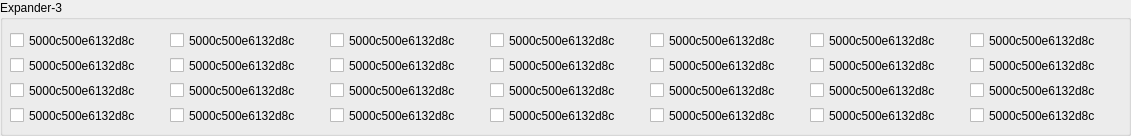
  <widget class="QGroupBox" name="groupBox_3">
   <property name="geometry">
    <rect>
     <x>10</x>
     <y>585</y>
     <width>1131</width>
     <height>136</height>
    </rect>
   </property>
   <property name="minimumSize">
    <size>
     <width>1131</width>
     <height>136</height>
    </size>
   </property>
   <property name="title">
    <string>Expander-3</string>
   </property>
   <widget class="QCheckBox" name="checkBox_85">
    <property name="geometry">
     <rect>
      <x>10</x>
      <y>30</y>
      <width>161</width>
      <height>21</height>
     </rect>
    </property>
    <property name="text">
     <string>5000c500e6132d8c</string>
    </property>
   </widget>
   <widget class="QCheckBox" name="checkBox_86">
    <property name="geometry">
     <rect>
      <x>170</x>
      <y>30</y>
      <width>161</width>
      <height>21</height>
     </rect>
    </property>
    <property name="text">
     <string>5000c500e6132d8c</string>
    </property>
   </widget>
   <widget class="QCheckBox" name="checkBox_87">
    <property name="geometry">
     <rect>
      <x>330</x>
      <y>30</y>
      <width>161</width>
      <height>21</height>
     </rect>
    </property>
    <property name="text">
     <string>5000c500e6132d8c</string>
    </property>
   </widget>
   <widget class="QCheckBox" name="checkBox_88">
    <property name="geometry">
     <rect>
      <x>490</x>
      <y>30</y>
      <width>161</width>
      <height>21</height>
     </rect>
    </property>
    <property name="text">
     <string>5000c500e6132d8c</string>
    </property>
   </widget>
   <widget class="QCheckBox" name="checkBox_89">
    <property name="geometry">
     <rect>
      <x>650</x>
      <y>30</y>
      <width>161</width>
      <height>21</height>
     </rect>
    </property>
    <property name="text">
     <string>5000c500e6132d8c</string>
    </property>
   </widget>
   <widget class="QCheckBox" name="checkBox_90">
    <property name="geometry">
     <rect>
      <x>810</x>
      <y>30</y>
      <width>161</width>
      <height>21</height>
     </rect>
    </property>
    <property name="text">
     <string>5000c500e6132d8c</string>
    </property>
   </widget>
   <widget class="QCheckBox" name="checkBox_91">
    <property name="geometry">
     <rect>
      <x>970</x>
      <y>30</y>
      <width>161</width>
      <height>21</height>
     </rect>
    </property>
    <property name="text">
     <string>5000c500e6132d8c</string>
    </property>
   </widget>
   <widget class="QCheckBox" name="checkBox_92">
    <property name="geometry">
     <rect>
      <x>10</x>
      <y>55</y>
      <width>161</width>
      <height>21</height>
     </rect>
    </property>
    <property name="text">
     <string>5000c500e6132d8c</string>
    </property>
   </widget>
   <widget class="QCheckBox" name="checkBox_93">
    <property name="geometry">
     <rect>
      <x>170</x>
      <y>55</y>
      <width>161</width>
      <height>21</height>
     </rect>
    </property>
    <property name="text">
     <string>5000c500e6132d8c</string>
    </property>
   </widget>
   <widget class="QCheckBox" name="checkBox_94">
    <property name="geometry">
     <rect>
      <x>330</x>
      <y>55</y>
      <width>161</width>
      <height>21</height>
     </rect>
    </property>
    <property name="text">
     <string>5000c500e6132d8c</string>
    </property>
   </widget>
   <widget class="QCheckBox" name="checkBox_95">
    <property name="geometry">
     <rect>
      <x>490</x>
      <y>55</y>
      <width>161</width>
      <height>21</height>
     </rect>
    </property>
    <property name="text">
     <string>5000c500e6132d8c</string>
    </property>
   </widget>
   <widget class="QCheckBox" name="checkBox_96">
    <property name="geometry">
     <rect>
      <x>650</x>
      <y>55</y>
      <width>161</width>
      <height>21</height>
     </rect>
    </property>
    <property name="text">
     <string>5000c500e6132d8c</string>
    </property>
   </widget>
   <widget class="QCheckBox" name="checkBox_97">
    <property name="geometry">
     <rect>
      <x>810</x>
      <y>55</y>
      <width>161</width>
      <height>21</height>
     </rect>
    </property>
    <property name="text">
     <string>5000c500e6132d8c</string>
    </property>
   </widget>
   <widget class="QCheckBox" name="checkBox_98">
    <property name="geometry">
     <rect>
      <x>970</x>
      <y>55</y>
      <width>161</width>
      <height>21</height>
     </rect>
    </property>
    <property name="text">
     <string>5000c500e6132d8c</string>
    </property>
   </widget>
   <widget class="QCheckBox" name="checkBox_99">
    <property name="geometry">
     <rect>
      <x>10</x>
      <y>80</y>
      <width>161</width>
      <height>21</height>
     </rect>
    </property>
    <property name="text">
     <string>5000c500e6132d8c</string>
    </property>
   </widget>
   <widget class="QCheckBox" name="checkBox_100">
    <property name="geometry">
     <rect>
      <x>170</x>
      <y>80</y>
      <width>161</width>
      <height>21</height>
     </rect>
    </property>
    <property name="text">
     <string>5000c500e6132d8c</string>
    </property>
   </widget>
   <widget class="QCheckBox" name="checkBox_101">
    <property name="geometry">
     <rect>
      <x>330</x>
      <y>80</y>
      <width>161</width>
      <height>21</height>
     </rect>
    </property>
    <property name="text">
     <string>5000c500e6132d8c</string>
    </property>
   </widget>
   <widget class="QCheckBox" name="checkBox_102">
    <property name="geometry">
     <rect>
      <x>490</x>
      <y>80</y>
      <width>161</width>
      <height>21</height>
     </rect>
    </property>
    <property name="text">
     <string>5000c500e6132d8c</string>
    </property>
   </widget>
   <widget class="QCheckBox" name="checkBox_103">
    <property name="geometry">
     <rect>
      <x>650</x>
      <y>80</y>
      <width>161</width>
      <height>21</height>
     </rect>
    </property>
    <property name="text">
     <string>5000c500e6132d8c</string>
    </property>
   </widget>
   <widget class="QCheckBox" name="checkBox_104">
    <property name="geometry">
     <rect>
      <x>810</x>
      <y>80</y>
      <width>161</width>
      <height>21</height>
     </rect>
    </property>
    <property name="text">
     <string>5000c500e6132d8c</string>
    </property>
   </widget>
   <widget class="QCheckBox" name="checkBox_105">
    <property name="geometry">
     <rect>
      <x>970</x>
      <y>80</y>
      <width>161</width>
      <height>21</height>
     </rect>
    </property>
    <property name="text">
     <string>5000c500e6132d8c</string>
    </property>
   </widget>
   <widget class="QCheckBox" name="checkBox_106">
    <property name="geometry">
     <rect>
      <x>10</x>
      <y>105</y>
      <width>161</width>
      <height>21</height>
     </rect>
    </property>
    <property name="text">
     <string>5000c500e6132d8c</string>
    </property>
   </widget>
   <widget class="QCheckBox" name="checkBox_107">
    <property name="geometry">
     <rect>
      <x>170</x>
      <y>105</y>
      <width>161</width>
      <height>21</height>
     </rect>
    </property>
    <property name="text">
     <string>5000c500e6132d8c</string>
    </property>
   </widget>
   <widget class="QCheckBox" name="checkBox_108">
    <property name="geometry">
     <rect>
      <x>330</x>
      <y>105</y>
      <width>161</width>
      <height>21</height>
     </rect>
    </property>
    <property name="text">
     <string>5000c500e6132d8c</string>
    </property>
   </widget>
   <widget class="QCheckBox" name="checkBox_109">
    <property name="geometry">
     <rect>
      <x>490</x>
      <y>105</y>
      <width>161</width>
      <height>21</height>
     </rect>
    </property>
    <property name="text">
     <string>5000c500e6132d8c</string>
    </property>
   </widget>
   <widget class="QCheckBox" name="checkBox_110">
    <property name="geometry">
     <rect>
      <x>650</x>
      <y>105</y>
      <width>161</width>
      <height>21</height>
     </rect>
    </property>
    <property name="text">
     <string>5000c500e6132d8c</string>
    </property>
   </widget>
   <widget class="QCheckBox" name="checkBox_111">
    <property name="geometry">
     <rect>
      <x>810</x>
      <y>105</y>
      <width>161</width>
      <height>21</height>
     </rect>
    </property>
    <property name="text">
     <string>5000c500e6132d8c</string>
    </property>
   </widget>
   <widget class="QCheckBox" name="checkBox_112">
    <property name="geometry">
     <rect>
      <x>970</x>
      <y>105</y>
      <width>161</width>
      <height>21</height>
     </rect>
    </property>
    <property name="text">
     <string>5000c500e6132d8c</string>
    </property>
   </widget>
  </widget>
